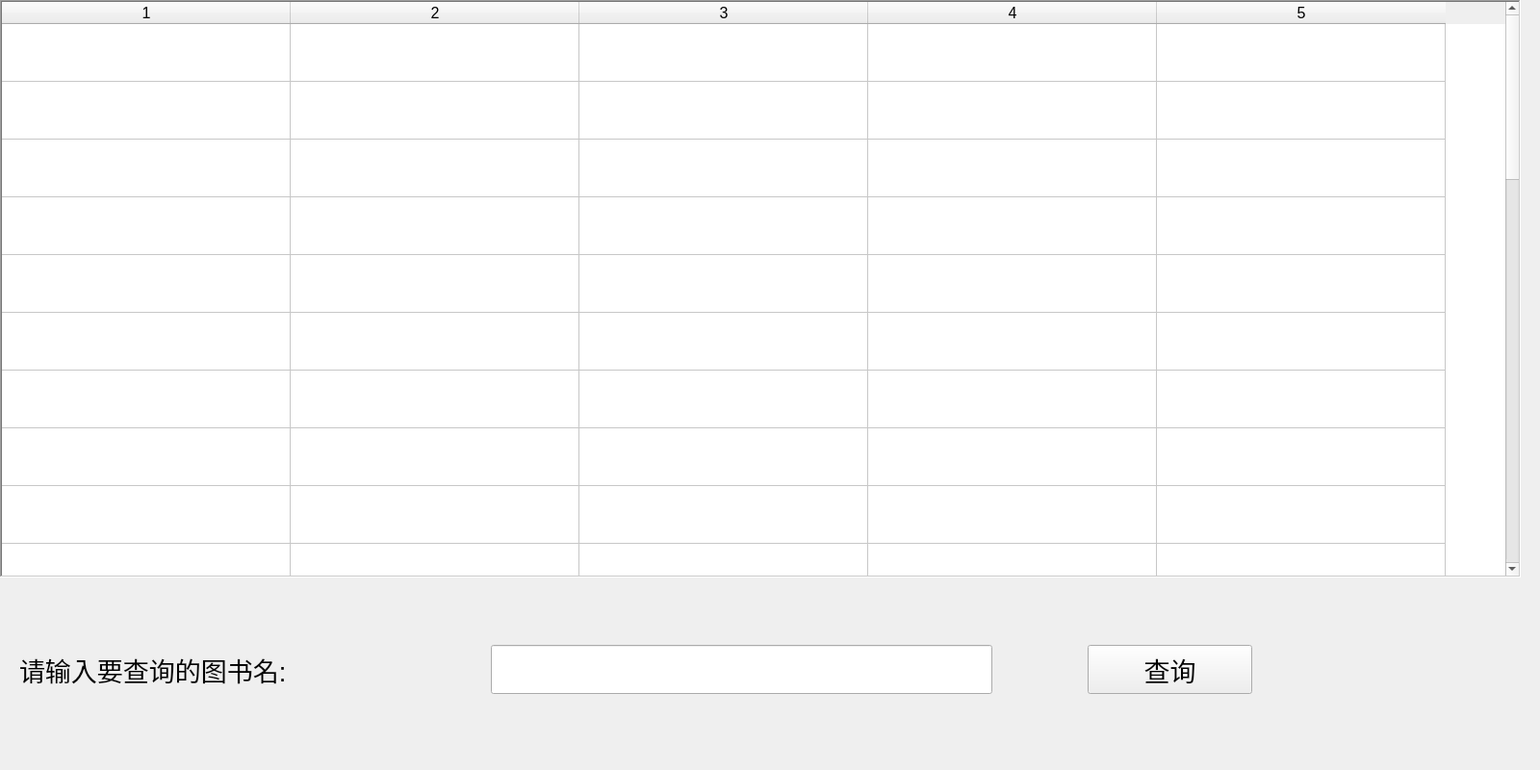
<?xml version="1.0" encoding="UTF-8"?>
<ui version="4.0">
 <class>book_message</class>
 <widget class="QWidget" name="book_message">
  <property name="geometry">
   <rect>
    <x>0</x>
    <y>0</y>
    <width>1600</width>
    <height>800</height>
   </rect>
  </property>
  <property name="sizePolicy">
   <sizepolicy hsizetype="Maximum" vsizetype="Maximum">
    <horstretch>0</horstretch>
    <verstretch>0</verstretch>
   </sizepolicy>
  </property>
  <property name="maximumSize">
   <size>
    <width>1600</width>
    <height>800</height>
   </size>
  </property>
  <property name="windowTitle">
   <string>图书查询</string>
  </property>
  <property name="styleSheet">
   <string notr="true"/>
  </property>
  <widget class="QTableWidget" name="tableWidget">
   <property name="geometry">
    <rect>
     <x>0</x>
     <y>0</y>
     <width>1580</width>
     <height>600</height>
    </rect>
   </property>
   <property name="font">
    <font>
     <family>Arial</family>
     <pointsize>12</pointsize>
     <weight>50</weight>
     <italic>false</italic>
     <bold>false</bold>
    </font>
   </property>
   <property name="frameShape">
    <enum>QFrame::WinPanel</enum>
   </property>
   <property name="frameShadow">
    <enum>QFrame::Sunken</enum>
   </property>
   <property name="editTriggers">
    <set>QAbstractItemView::NoEditTriggers</set>
   </property>
   <property name="showGrid">
    <bool>true</bool>
   </property>
   <property name="gridStyle">
    <enum>Qt::SolidLine</enum>
   </property>
   <property name="sortingEnabled">
    <bool>true</bool>
   </property>
   <property name="rowCount">
    <number>30</number>
   </property>
   <property name="columnCount">
    <number>5</number>
   </property>
   <attribute name="horizontalHeaderVisible">
    <bool>true</bool>
   </attribute>
   <attribute name="horizontalHeaderCascadingSectionResizes">
    <bool>false</bool>
   </attribute>
   <attribute name="horizontalHeaderDefaultSectionSize">
    <number>300</number>
   </attribute>
   <attribute name="verticalHeaderVisible">
    <bool>false</bool>
   </attribute>
   <attribute name="verticalHeaderDefaultSectionSize">
    <number>60</number>
   </attribute>
   <row/>
   <row/>
   <row/>
   <row/>
   <row/>
   <row/>
   <row/>
   <row/>
   <row/>
   <row/>
   <row/>
   <row/>
   <row/>
   <row/>
   <row/>
   <row/>
   <row/>
   <row/>
   <row/>
   <row/>
   <row/>
   <row/>
   <row/>
   <row/>
   <row/>
   <row/>
   <row/>
   <row/>
   <row/>
   <row/>
   <column/>
   <column/>
   <column/>
   <column/>
   <column/>
   <item row="0" column="0">
    <property name="text">
     <string/>
    </property>
    <property name="background">
     <brush brushstyle="NoBrush">
      <color alpha="255">
       <red>0</red>
       <green>170</green>
       <blue>0</blue>
      </color>
     </brush>
    </property>
   </item>
  </widget>
  <widget class="QLineEdit" name="book_name">
   <property name="geometry">
    <rect>
     <x>510</x>
     <y>670</y>
     <width>521</width>
     <height>51</height>
    </rect>
   </property>
   <property name="font">
    <font>
     <family>Arial</family>
     <pointsize>20</pointsize>
    </font>
   </property>
   <property name="text">
    <string/>
   </property>
  </widget>
  <widget class="QLabel" name="label">
   <property name="geometry">
    <rect>
     <x>20</x>
     <y>670</y>
     <width>511</width>
     <height>51</height>
    </rect>
   </property>
   <property name="font">
    <font>
     <family>Arial</family>
     <pointsize>20</pointsize>
    </font>
   </property>
   <property name="text">
    <string>请输入要查询的图书名:</string>
   </property>
  </widget>
  <widget class="QPushButton" name="query">
   <property name="geometry">
    <rect>
     <x>1130</x>
     <y>670</y>
     <width>171</width>
     <height>51</height>
    </rect>
   </property>
   <property name="font">
    <font>
     <family>Arial</family>
     <pointsize>20</pointsize>
    </font>
   </property>
   <property name="text">
    <string>查询</string>
   </property>
  </widget>
 </widget>
 <resources/>
 <connections/>
</ui>
